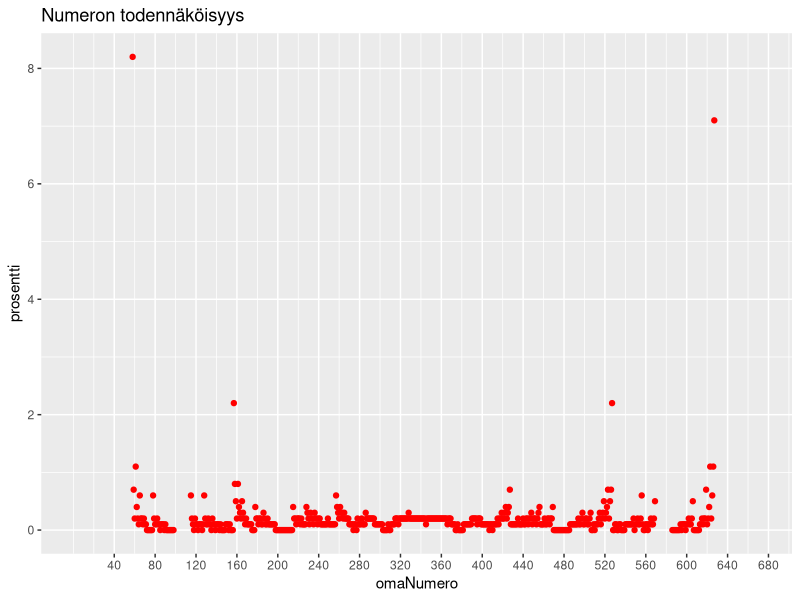
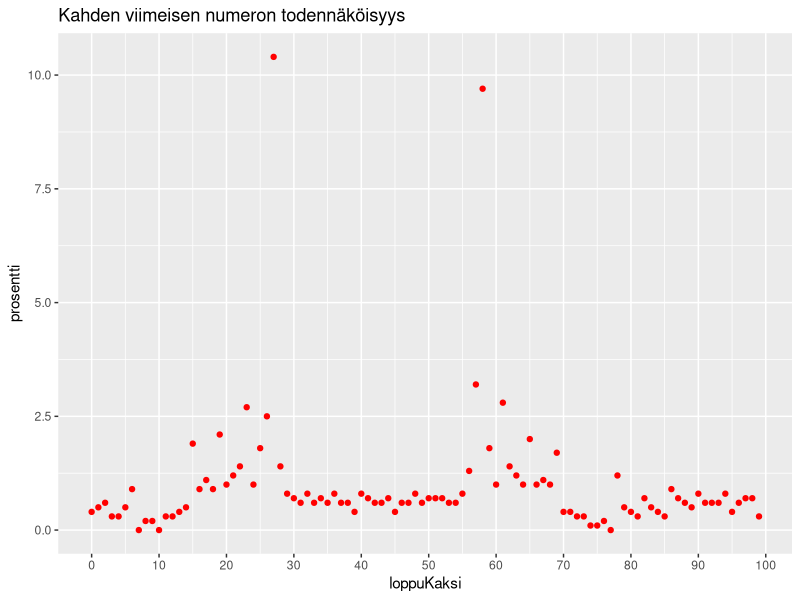
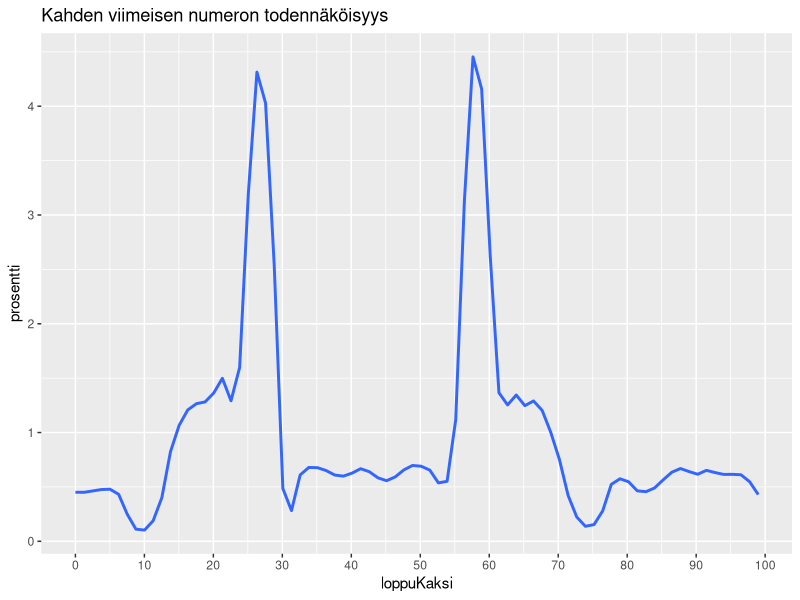
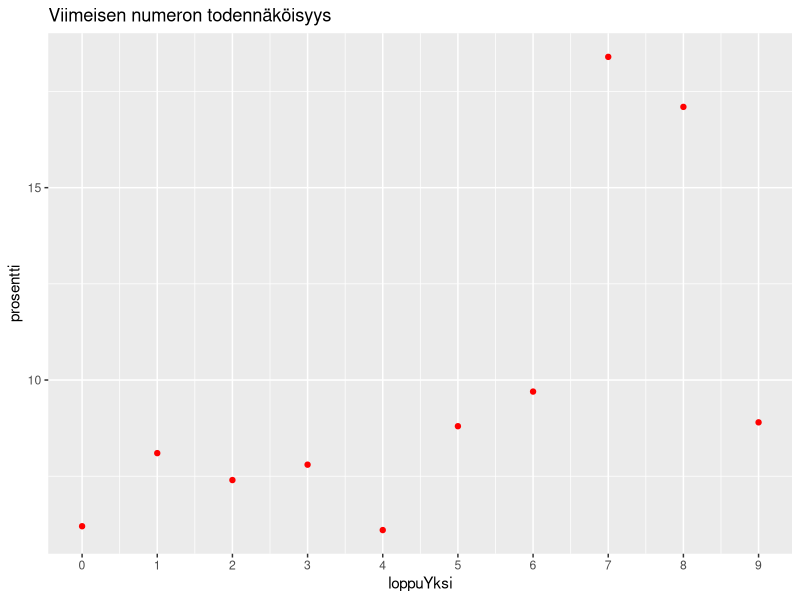

Here is the R script that generated these plots, in order:
## ---- chunk 1

library(tidyverse)
library(ggplot2)

## ---- chunk 2




#Nopeutetaan laskentaa koodaamalla saman pituiset listat samalla koodilla. Käytetään vektoreita nopeuttamaan laskua
#Huom! Oletetaan, että oma lista on koodilla numero 1
listaKoodi <- c(1,  1,  1,   1, 1,     2,  3,  4,  5,  6, 6,  7,  8,8)
listaPituus<- c(100,                  71, 58,  21, 8,     4,  2,    1)

omaKoodi <- 1  #Listan koodi jolla itse on
omaSijoitus <- 56 #Oma sijainti omalla listalla


pieninNumeroKorjaus <- 1  #Ykkösen ja pienimmän jaetun ehdokasnumeron ero. Normaalisti pienin ehdokasnumero on 2, jolloin pieninNumeroKorjaus=1 

listaLukumaara <- length(listaKoodi) #nopeuttamiseksi tehdään oma muuttuja


ehdokkaidenMaara <- sum(listaPituus[listaKoodi])
uniikitListaPituudet <- length(unique(listaKoodi))

uniikkienKombinaatioidenMaara <- factorial(uniikitListaPituudet)

## ---- chunk 3

omaNumeroSimuloitu <- NULL

for (kokeilu in 1:uniikkienKombinaatioidenMaara){

otos <- sample(listaKoodi)  #Oletuksena järjestää luvut

#Yhdellä askeleella:
#Lasketaan slotin otos[i] listan pituus
#Lasketaan yhteen millä numerolla lista otos[i] alkaa, tehden alkunumeron korjaus
#Poistetaan viimeinen cumsum turhana
alkuKohta <- (c(1,cumsum(listaPituus[otos]))+pieninNumeroKorjaus)[1:listaLukumaara]

#Kaikki mahdolliset omat numerot, lisätään vektoriin
omaNumeroSimuloitu <- c(omaNumeroSimuloitu,alkuKohta[otos==omaKoodi]+omaSijoitus)

}

pNumero <- as.data.frame(table(omaNumeroSimuloitu)/length(omaNumeroSimuloitu)) %>% 
  mutate(omaNumero=as.numeric(as.character(omaNumeroSimuloitu))) %>%
  select(omaNumero,Freq)


## ---- chunk 4

## ---- chunk 5


todennak <- pNumero %>%
  arrange(desc(Freq)) %>%
  rename(prosentti=Freq) %>%
  mutate(prosentti=round(100*prosentti,1)) %>%
  mutate(loppuKaksi = omaNumero %% 100) %>%
  mutate(loppuYksi = omaNumero %% 10) 

write.csv(todennak,file="Todennakoisyydet.csv")

loppuKaksi <- todennak %>% group_by(loppuKaksi) %>% summarize(prosentti=sum(prosentti)) %>% arrange(desc(prosentti))

loppuYksi <- todennak %>% group_by(loppuYksi) %>% summarize(prosentti=sum(prosentti)) %>% arrange(desc(prosentti))

todennak_print <- todennak %>%
  mutate(yhteensa=cumsum(prosentti)) %>%
  select(omaNumero,prosentti,yhteensa)
print(head(todennak_print,20))


## ---- chunk 6


gPlot <- ggplot(todennak)+
  geom_point(aes(x=omaNumero,y=prosentti),col="red")+
  coord_cartesian(xlim=c(1+pieninNumeroKorjaus,ehdokkaidenMaara))+
  scale_x_continuous(breaks=seq(40,700,40))+

  ggtitle("Numeron todennäköisyys")

print(gPlot)


gPlot2 <- ggplot(loppuKaksi)+
  geom_point(aes(x=loppuKaksi,y=prosentti),col="red")+
  scale_x_continuous(breaks=seq(0,100,10))+

  ggtitle("Kahden viimeisen numeron todennäköisyys")

print(gPlot2)


gPlot3 <- ggplot(loppuKaksi)+
  geom_smooth(aes(x=loppuKaksi,y=prosentti),span=0.1,se=FALSE)+
    scale_x_continuous(breaks=seq(0,100,10))+
  ggtitle("Kahden viimeisen numeron todennäköisyys")

print(gPlot3) 


gPlot4 <- ggplot(loppuYksi)+
  geom_point(aes(x=loppuYksi,y=prosentti),col="red")+
  scale_x_continuous(breaks=seq(0,10,1))+

  ggtitle("Viimeisen numeron todennäköisyys")

print(gPlot4)

